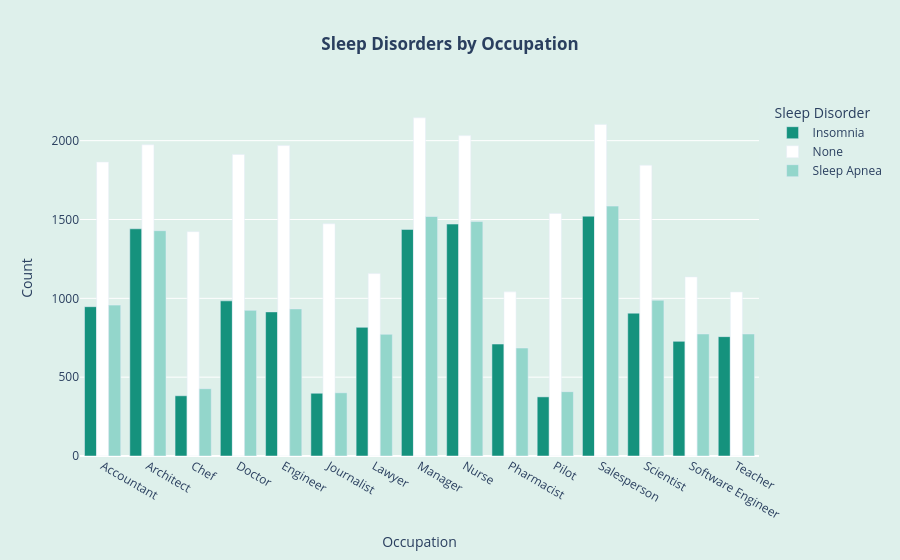

The cell this chart's notebook holds for it:
### Code cell
occ_sleep = sleep_data.groupby(['Occupation', 'Sleep Disorder']).size().reset_index(name='Count')

fig = px.bar(occ_sleep, 
             x='Occupation', 
             y='Count', 
             color='Sleep Disorder',
             title='<b>Sleep Disorders by Occupation</b>',
             barmode='group',
             color_discrete_map={'None': 'white', 'Insomnia': '#15927D', 'Sleep Apnea': '#93D6CB'})

fig.update_layout(paper_bgcolor="#DEF0EB", plot_bgcolor="#DEF0EA", title_x=0.5)
fig.show()

### Figure 1 — Plotly figure (JSON) as saved in the notebook; plotly's stock layout.template omitted (floating-point values rounded to 4 significant figures)
{"data": [{"alignmentgroup": "True", "hovertemplate": "Sleep Disorder=Insomnia<br>Occupation=%{x}<br>Count=%{y}<extra></extra>", "legendgroup": "Insomnia", "marker": {"color": "#15927D", "pattern": {"shape": ""}}, "name": "Insomnia", "offsetgroup": "Insomnia", "orientation": "v", "showlegend": true, "textposition": "auto", "type": "bar", "x": ["Accountant", "Architect", "Chef", "Doctor", "Engineer", "Journalist", "Lawyer", "Manager", "Nurse", "Pharmacist", "Pilot", "Salesperson", "Scientist", "Software Engineer", "Teacher"], "xaxis": "x", "y": [947, 1441, 382, 984, 914, 398, 816, 1437, 1471, 710, 375, 1521, 906, 727, 757], "yaxis": "y"}, {"alignmentgroup": "True", "hovertemplate": "Sleep Disorder=None<br>Occupation=%{x}<br>Count=%{y}<extra></extra>", "legendgroup": "None", "marker": {"color": "white", "pattern": {"shape": ""}}, "name": "None", "offsetgroup": "None", "orientation": "v", "showlegend": true, "textposition": "auto", "type": "bar", "x": ["Accountant", "Architect", "Chef", "Doctor", "Engineer", "Journalist", "Lawyer", "Manager", "Nurse", "Pharmacist", "Pilot", "Salesperson", "Scientist", "Software Engineer", "Teacher"], "xaxis": "x", "y": [1864, 1974, 1423, 1912, 1969, 1473, 1157, 2145, 2032, 1041, 1538, 2103, 1844, 1136, 1040], "yaxis": "y"}, {"alignmentgroup": "True", "hovertemplate": "Sleep Disorder=Sleep Apnea<br>Occupation=%{x}<br>Count=%{y}<extra></extra>", "legendgroup": "Sleep Apnea", "marker": {"color": "#93D6CB", "pattern": {"shape": ""}}, "name": "Sleep Apnea", "offsetgroup": "Sleep Apnea", "orientation": "v", "showlegend": true, "textposition": "auto", "type": "bar", "x": ["Accountant", "Architect", "Chef", "Doctor", "Engineer", "Journalist", "Lawyer", "Manager", "Nurse", "Pharmacist", "Pilot", "Salesperson", "Scientist", "Software Engineer", "Teacher"], "xaxis": "x", "y": [957, 1429, 427, 924, 933, 401, 772, 1519, 1487, 685, 408, 1585, 988, 774, 774], "yaxis": "y"}], "layout": {"barmode": "group", "legend": {"title": {"text": "Sleep Disorder"}, "tracegroupgap": 0}, "paper_bgcolor": "#DEF0EB", "plot_bgcolor": "#DEF0EA", "title": {"text": "<b>Sleep Disorders by Occupation</b>", "x": 0.5}, "xaxis": {"anchor": "y", "domain": [0, 1], "title": {"text": "Occupation"}}, "yaxis": {"anchor": "x", "domain": [0, 1], "title": {"text": "Count"}}}}
